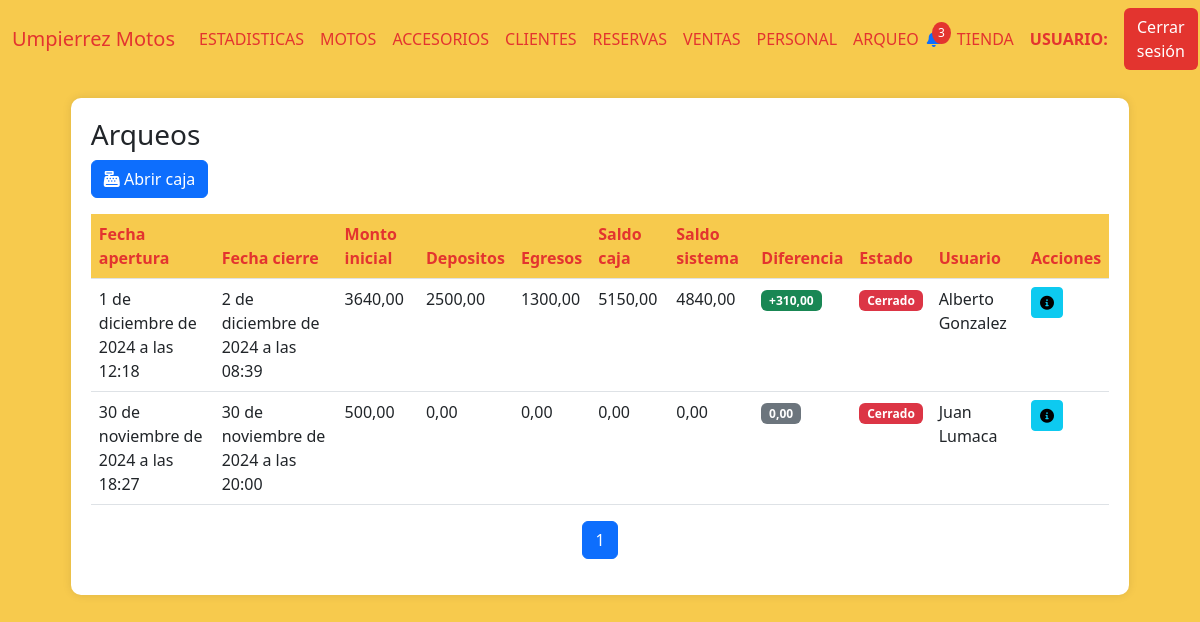
/arqueos, run on an earlier commit of the app's database.
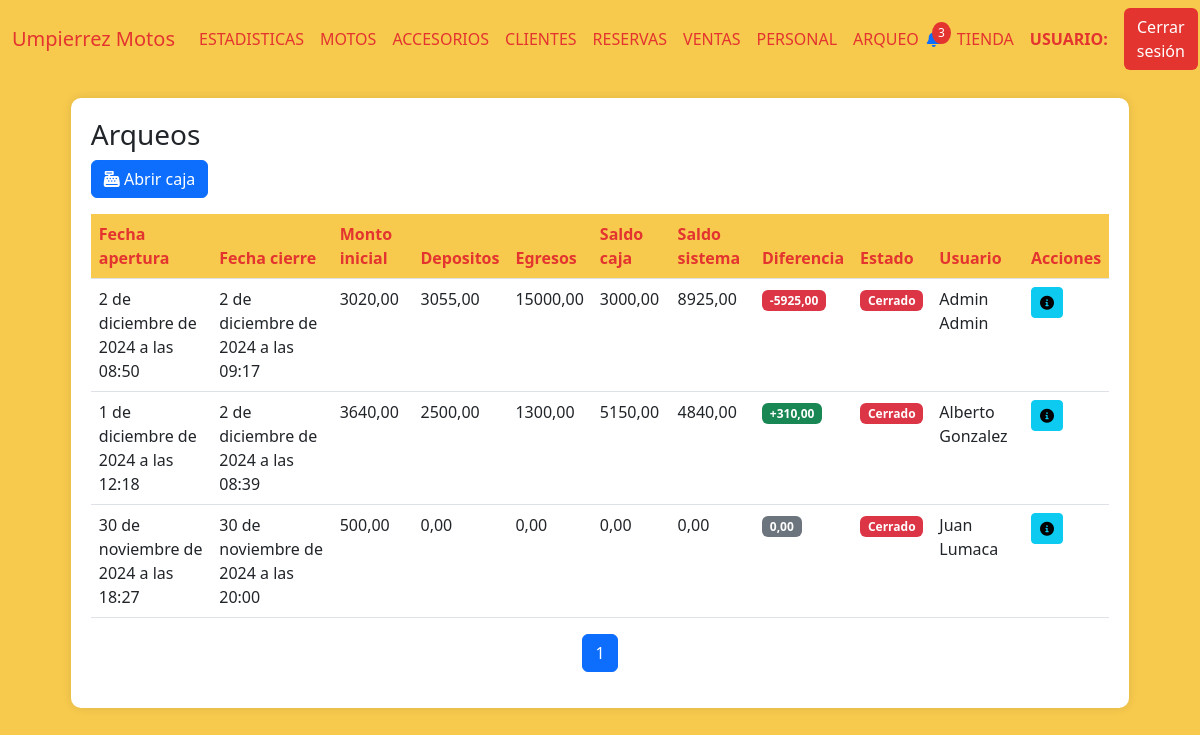
And on a later commit of the database.
### AppUM/models.py (models this page shows)
class Caja(models.Model):
    apertura = models.DateTimeField()
    cierre = models.DateTimeField(null=True,blank=True)
    moneda = models.CharField(max_length=10)
    monto_inicial = models.DecimalField(max_digits=10, decimal_places=2)
    depositos = models.DecimalField(max_digits=10, decimal_places=2)
    egresos = models.DecimalField(max_digits=10, decimal_places=2)
    saldo_caja = models.DecimalField(max_digits=10, decimal_places=2)
    saldo_sistema = models.DecimalField(max_digits=10, decimal_places=2)
    diferencia = models.DecimalField(max_digits=10, decimal_places=2)
    estado = models.CharField(max_length=10)
    usuario = models.ForeignKey(Personal, related_name='usuario_caja', on_delete=models.CASCADE)

### AppUM/views.py (the view)
# urls.py: path('arqueos', views.arqueos,name="Arqueos"),
def arqueos(req):
    try:
        arqueos = Caja.objects.all().order_by('-apertura')
        data = []
        for arqueo in arqueos:
            usuario = Personal.objects.get(id=arqueo.usuario_id)
            data.append({
                "arqueo": arqueo,
                "cierre": arqueo.cierre,  # Permite que sea None si no está definido
                "depositos": arqueo.depositos if arqueo.depositos is not None else 0,
                "egresos": arqueo.egresos if arqueo.egresos is not None else 0,
                "saldo_caja": arqueo.saldo_caja if arqueo.saldo_caja is not None else 0,
                "saldo_sistema": arqueo.saldo_sistema if arqueo.saldo_sistema is not None else 0,
                "diferencia": arqueo.diferencia if arqueo.diferencia is not None else 0,
                "usuario":usuario.nombre + " " + usuario.apellido
            })
        paginator = Paginator(data, 5)  # 5 arqueos por página
        page_number = req.GET.get('page')  # Obtiene el número de página desde la URL
        page_obj = paginator.get_page(page_number)
        return render(req, "perfil_administrativo/arqueos/arqueos.html", {"page_obj": page_obj})
    except Exception as e:
        return render(req,"perfil_administrativo/notificaciones/notificaciones.html",{"error_message":e})

### AppUM/templates/perfil_administrativo/arqueos/arqueos.html (shortened to what this page needs)
{% extends "perfil_administrativo/padre_perfil_administrativo.html" %}
{% load static %}
{% block contenidoQueCambia %}
<link href="https://cdnjs.cloudflare.com/ajax/libs/font-awesome/6.0.0/css/all.min.css" rel="stylesheet">
<link href="https://cdn.jsdelivr.net/npm/bootstrap-icons@1.10.0/font/bootstrap-icons.css" rel="stylesheet">
<div class="table-container" id="inventarios">
    <h3>Arqueos</h3>
    <a href="{% url 'AbrirCaja' %}" class="btn btn-primary mb-3">
        <i class="fas fa-cash-register"></i> Abrir caja
    </a>
    <table class="table">
        <thead>
            <tr>
                <th>Fecha apertura</th>
                <th>Fecha cierre</th>
                <th>Monto inicial</th>
                <th>Depositos</th>
                <th>Egresos</th>
                <th>Saldo caja</th>
                <th>Saldo sistema</th>
                <th>Diferencia</th>
                <th>Estado</th>
                <th>Usuario</th>
                <th>Acciones</th>
            </tr>
        </thead>
        <tbody>
            {% if page_obj %}
                {% for arqueo in page_obj %}
                <tr>
                    <td>{{ arqueo.arqueo.apertura }}</td>
                    <td>{% if arqueo.cierre %}{{ arqueo.cierre }}{% endif %}</td>
                    <td>{{ arqueo.arqueo.monto_inicial }}</td>
                    <td>{{ arqueo.depositos }}</td>
                    <td>{{ arqueo.egresos }}</td>
                    <td>
                        {% if arqueo.arqueo.estado == "Cuadre de caja" or arqueo.arqueo.estado == "Cerrado" %}
                        {{ arqueo.saldo_caja }}
                        {% endif %}
                    </td>
                    <td>
                        {% if arqueo.arqueo.estado == "Cuadre de caja" or arqueo.arqueo.estado == "Cerrado" %}
                        {{ arqueo.saldo_sistema }}
                        {% endif %}
                    </td>
                    <td>
                        {% if arqueo.arqueo.estado == "Cuadre de caja" or arqueo.arqueo.estado == "Cerrado" %}
                        {% if arqueo.diferencia > 0 %}
                        <span class="badge bg-success">+{{ arqueo.diferencia }}</span>
                        {% elif arqueo.diferencia < 0 %}
                        <span class="badge bg-danger">{{ arqueo.diferencia }}</span>
                        {% else %}
                        <span class="badge bg-secondary">{{ arqueo.diferencia }}</span>
                        {% endif %}
                        {% endif %}
                    </td>
                    <td>
                        {% if arqueo.arqueo.estado == "Abierto" %}
                            <span class="badge bg-success">{{ arqueo.arqueo.estado }}</span>
                        {% elif arqueo.arqueo.estado == "Cerrado" %}
                            <span class="badge bg-danger">{{ arqueo.arqueo.estado }}</span>
                        {% else %}
                            <span class="badge bg-secondary">{{ arqueo.arqueo.estado }}</span>
                        {% endif %}
                    </td>
                    <td>{{ arqueo.usuario }}</td>
                    <td>
                        <a href=""><button class="btn btn-sm btn-info"><i class="fas fa-info-circle"></i></button></a>
                    </td>
                </tr>
                {% endfor %}
            {% else %}
                <tr>
                    <td colspan="9" class="text-center text-muted">
                        No hay registros de arqueos disponibles.
                    </td>
                </tr>
            {% endif %}
        </tbody>
    </table>
    <nav aria-label="Page navigation">
        <ul class="pagination justify-content-center">
            {% for num in page_obj.paginator.page_range %}
            <li class="page-item {% if page_obj.number == num %}active{% endif %}">
                <a class="page-link" href="?page={{ num }}">{{ num }}</a>
            </li>
            {% endfor %}
        </ul>
    </nav>
</div>
{% endblock %}

### AppUM/templates/perfil_administrativo/padre_perfil_administrativo.html (shortened to what this page needs)
<!DOCTYPE html>
<html lang="es">
<head>
    {% load static %}
    <link href="https://cdn.jsdelivr.net/npm/bootstrap@5.3.0/dist/css/bootstrap.min.css" rel="stylesheet">
    <link href="https://cdnjs.cloudflare.com/ajax/libs/font-awesome/6.0.0/css/all.min.css" rel="stylesheet">
    <link href="{% static 'css/styles.css' %}" rel="stylesheet" />
</head>
<body>
    <nav class="navbar navbar-expand-lg navbar-custom">
        <div class="container-fluid">
            <a class="navbar-brand" href="#">Umpierrez Motos</a>
            <div class="collapse navbar-collapse" id="navbarNav">
                <ul class="navbar-nav me-auto mb-2 mb-lg-0">
                    <li class="nav-item {% if active_page == 'Estadisticas' %}active{% endif %}">
                        <a class="nav-link" href="{% url 'Estadisticas' %}" onclick="">ESTADISTICAS</a>
                    </li>
                    <li class="nav-item {% if active_page == 'Motos' %}active{% endif %}">
                        <a class="nav-link" href="{% url 'Motos' %}" onclick="">MOTOS</a>
                    </li>
                    <li class="nav-item">
                        <a class="nav-link" href="{% url 'Accesorios' %}" onclick="">ACCESORIOS</a>
                    </li>
                    <li class="nav-item">
                        <a class="nav-link" href="{% url 'Clientes' %}" onclick="">CLIENTES</a>
                    </li>
                    <li class="nav-item">
                        <a class="nav-link" href="{% url 'Reservas' %}" onclick="">RESERVAS</a>
                    </li>
                    <li class="nav-item">
                        <a class="nav-link" href="{% url 'Ventas' %}" onclick="">VENTAS</a>
                    </li>
                    <li class="nav-item">
                        <a class="nav-link" href="{% url 'Personal' %}" onclick="">PERSONAL</a>
                    </li>
                    <li class="nav-item">
                        <a class="nav-link" href="{% url 'Arqueos' %}" onclick="">ARQUEO</a>
                    </li>
                </ul>
                <div class="d-flex align-items-center">
                    <div class="notification-bell me-3">
                        <a href="{% url 'NotificacionesAdministrativo' %}" class="text-decoration-none">
                            <span class="notification-count" id="notificationCount">3</span>
                        </a>
                    </div>
                    <a href="{% url 'Tienda' %}" class="nav-link me-3">TIENDA</a>
                    <span class="navbar-text me-3">
                        <strong>USUARIO:</strong> {{ request.user.first_name }}
                    </span>
                    <a href="{% url 'CerrarSesion' %}">
                        <button class="btn btn-logout">Cerrar sesión</button>
                    </a>
                </div>
            </div>
        </div>
    </nav>
    <div class="container-fluid" id="content">
        {% block contenidoQueCambia %}
        {% endblock %}
    </div>
</body>
</html>

### AppUM/static/css/styles.css (style rules this page uses)
body { background-color: #f7ca4d; }
.navbar-custom { background-color: #f7ca4d; }
.navbar-brand, .nav-link, .navbar-text { color: #e3342f !important; }
.btn-logout { background-color: #e3342f; color: #fff; }
.table-container { background-color: #fff; border-radius: 10px; padding: 20px; box-shadow: 0px 0px 10px rgba(0, 0, 0, 0.1); margin: 20px auto; max-width: 90%; }
.table th { background-color: #f7ca4d; color: #e3342f; }
.notification-bell { position: relative; cursor: pointer; }
.notification-count { position: absolute; top: -5px; right: -10px; background-color: #e3342f; color: #fff; border-radius: 50%; padding: 2px 6px; font-size: 12px; }

What changed in the data, as far as the page shows it:
added Caja: arqueo.apertura "2 de diciembre de 2024 a las 08:50", cierre "2 de diciembre de 2024 a las 09:17", arqueo.monto_inicial "3020,00", depositos "3055,00", egresos "15000,00", saldo_caja "3000,00", saldo_sistema "8925,00", diferencia "-5925,00", arqueo.estado "Cerrado", usuario "Admin Admin"
